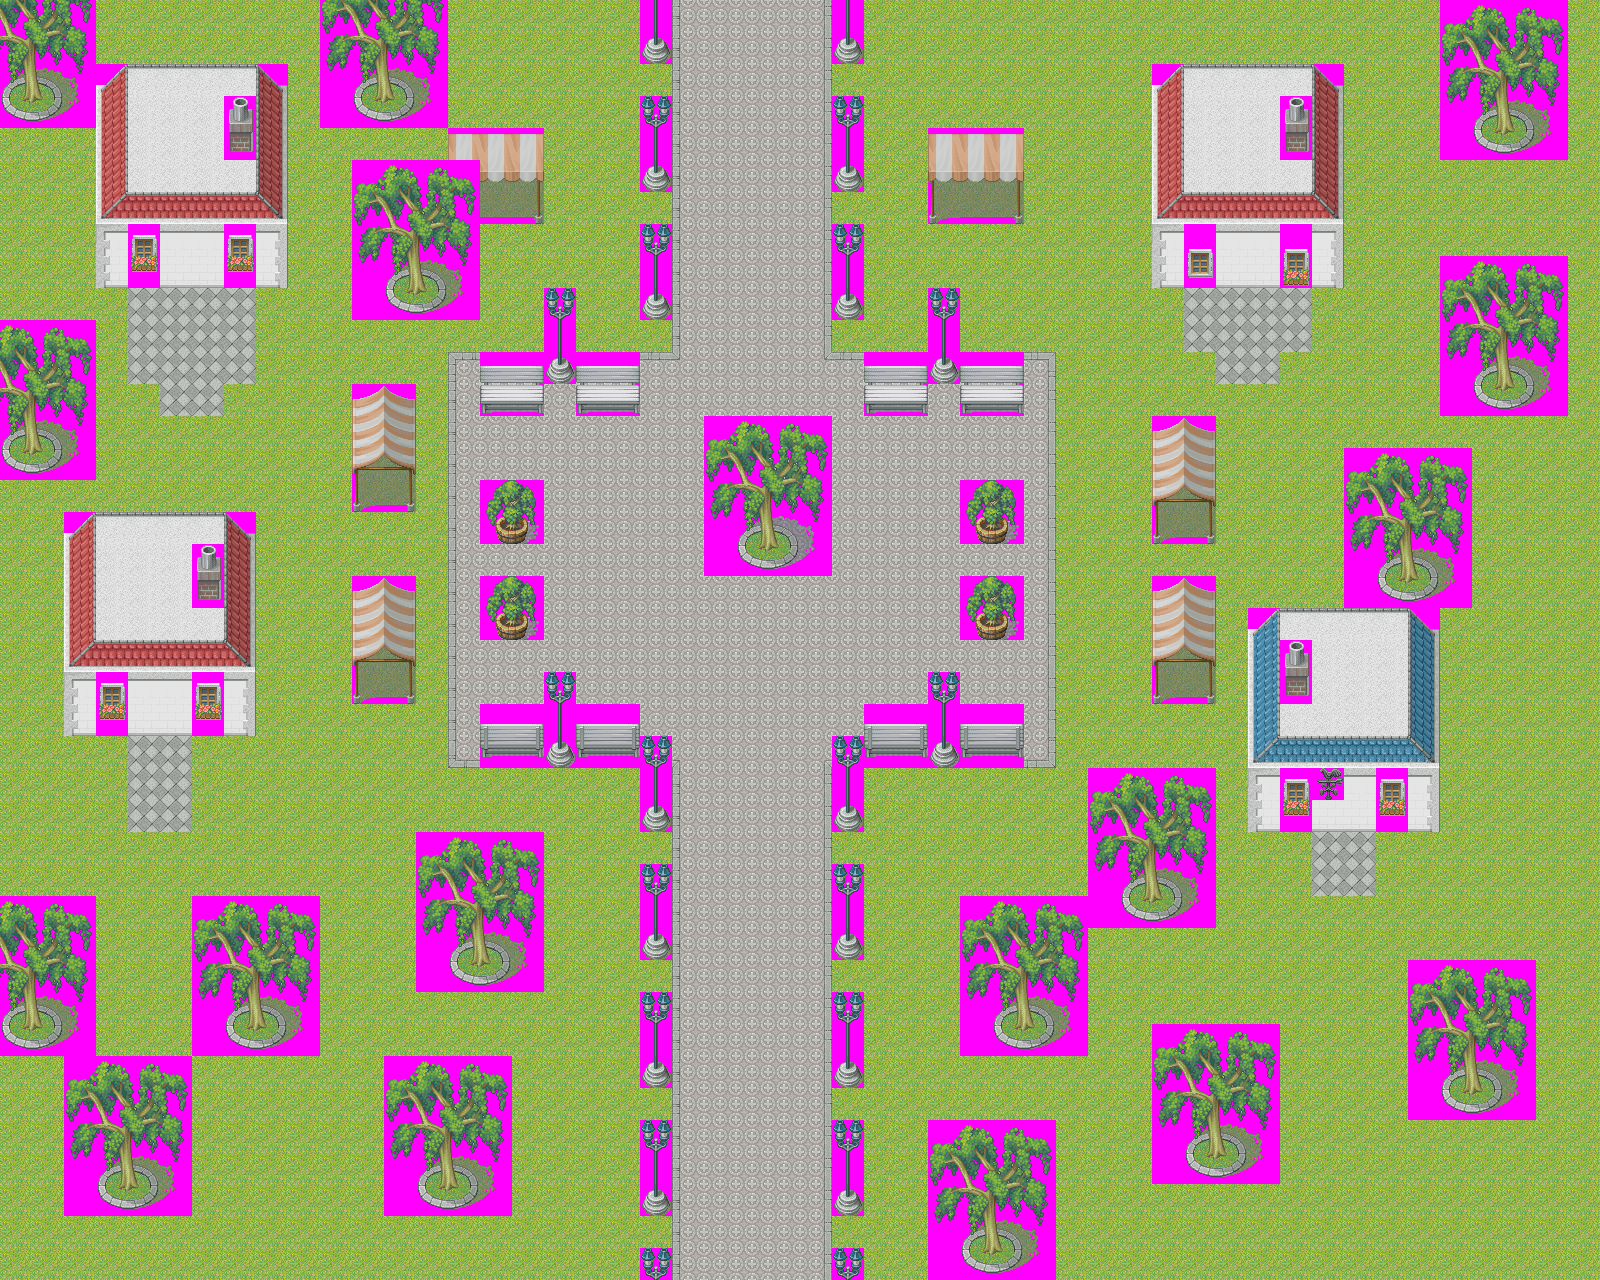

This game map was drawn from its Tiled (.tmx) file and the tilesets committed beside it. A one-line description and the trimmed map source follow:
An orthogonal 50x40 tile map with 32x32 px tiles, 4 tile layers (Capa de Patrones 1, Capa de patrones 2, Capa de patrones 3, Capa de patrones 4) and 1 object (player).

<map version="1.0" orientation="orthogonal" width="50" height="40" tilewidth="32" tileheight="32">
 <tileset firstgid="1" name="pueblo" tilewidth="32" tileheight="32">
  <image source="../resources/graphics/tilesets/pueblo.png" trans="ff00ff" />
 </tileset>
 <layer name="Capa de Patrones 1" width="50" height="40">
  <data>[2000 cells, 2000 non-empty, 14 distinct tile ids]</data>
 </layer>
 <layer name="Capa de patrones 2" width="50" height="40">
  <data>[2000 cells, 552 non-empty, 75 distinct tile ids]</data>
 </layer>
 <layer name="Capa de patrones 3" width="50" height="40">
  <data>[2000 cells, 164 non-empty, 28 distinct tile ids]</data>
 </layer>
 <layer name="Capa de patrones 4" width="50" height="40">
  <data>[2000 cells, 1 non-empty, 1 distinct tile ids]</data>
 </layer>
 <objectgroup name="events" width="50" height="40">
  <object name="jugador" type="player" x="752" y="719">
   <properties>
    <property name="col" value="4" />
    <property name="fil" value="4" />
    <property name="image" value="chara.png" />
   </properties>
  </object>
 </objectgroup>
</map>